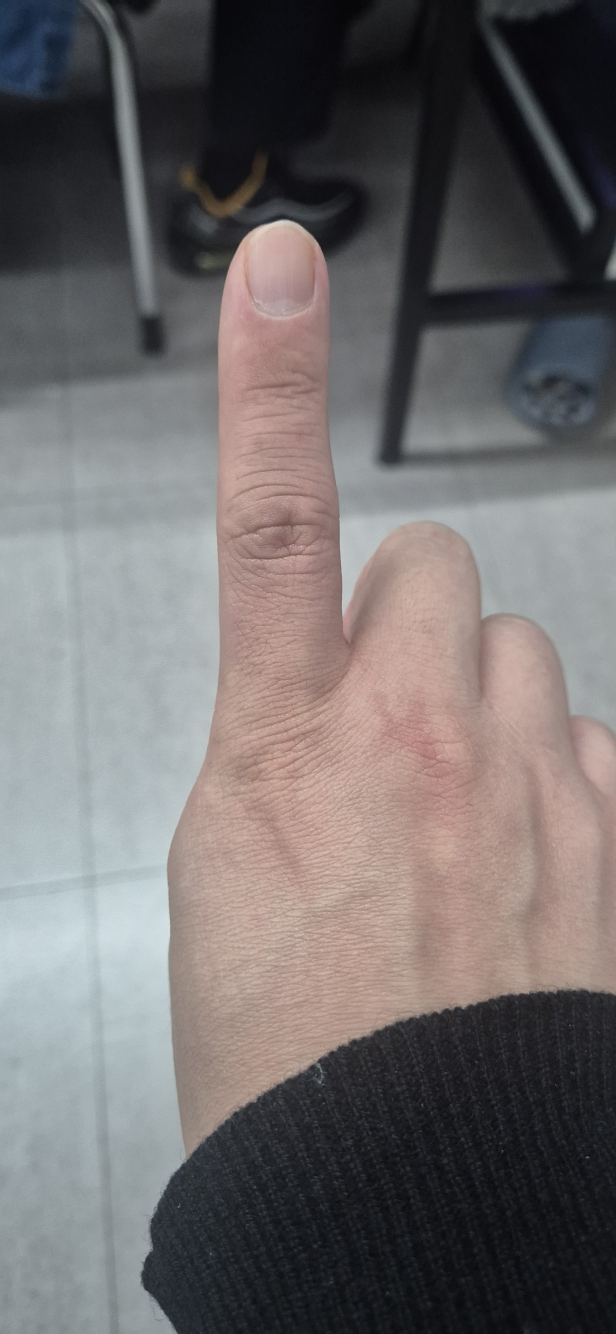
#> input picture samples/1/KakaoTalk_20261027_144542531_20.jpg, 1848 x 4000 px (shown at 1/3 size); its folder holds only this picture in this run
$ python finger_batch_test.py
#> lines starting #> are read from the running program, lines starting #| are printed output that depends on the picture; after the words box and inside, x2 and y2 are one past the last pixel; in counts of white or black regions, pixels touching at a corner belong together
### src/finger_counter.py
"""Count raised fingers (0-5) in a single BGR image with classical OpenCV.

Pipeline
    1. Segment skin on the Cr channel of YCrCb (Otsu, with a floor).
    2. Keep the largest external contour as the hand.
    3. Find the palm with a distance transform: the peak is the palm center and
       its value is the palm radius ``r``. Every later rule is relative to ``r``,
       so the logic does not depend on how far the hand is from the camera.
    4. Sample rings at 1.5r-2.3r around the palm. Each contiguous on-hand run on a
       ring is a finger crossing it. A run must also appear on the next ring in
       the same direction (rejects folded knuckles), and runs pointing downward
       are treated as the wrist.

Convexity defects are computed as a second opinion. They cannot tell 0 from 1
(no valleys in either case), so the final count comes from ring sampling.
"""

import math

import cv2
import numpy as np

SEGMENT_MODES = ("skin", "dark_bg", "light_bg")

# Skin pixels sit well above this on the Cr channel. Without a floor, Otsu
# happily splits an empty background into two classes and invents a "hand".
SKIN_CR_MIN = 135
MIN_HAND_AREA_RATIO = 0.03

CIRCLE_SCALES = (1.5, 1.75, 2.0, 2.3)
CIRCLE_SAMPLES = 360
MATCH_ANGLE = 15.0          # max direction change of a finger between two rings (deg)

# Run width relative to r. The upper bound is loose on purpose: a sleeve covering
# the lower palm shrinks r, and real fingers then measure up to ~1.6r.
MIN_FINGER_WIDTH = 0.12
MAX_FINGER_WIDTH = 2.0

# Runs centered in this cone (image y grows downward, 90 deg = straight down) are
# the wrist or forearm. Width alone failed on photos where a sleeve cut the wrist
# diagonally and left a finger-sized strip; direction is the stable signal.
WRIST_CONE = (45.0, 135.0)

DEFECT_MAX_ANGLE = 90.0
DEFECT_MIN_DEPTH = 0.45     # relative to r


def _check_bgr(image: np.ndarray) -> None:
    if image is None or image.size == 0 or image.ndim != 3 or image.shape[2] != 3:
        raise ValueError("expected a non-empty BGR image")


def _odd(value: float, minimum: int = 3) -> int:
    v = max(minimum, int(value))
    return v if v % 2 else v + 1


def _angle_gap(a: float, b: float) -> float:
    gap = abs(a - b) % 360
    return min(gap, 360 - gap)


def segment_hand(roi: np.ndarray, mode: str = "skin") -> tuple[np.ndarray, float]:
    """Return a binary hand mask and the threshold that produced it.

    ``skin`` thresholds the Cr channel, which stays high on skin regardless of
    brightness. ``dark_bg`` / ``light_bg`` fall back to grayscale Otsu for plain
    backgrounds where color is unreliable.
    """
    _check_bgr(roi)
    if mode not in SEGMENT_MODES:
        raise ValueError(f"mode must be one of {SEGMENT_MODES}")

    blurred = cv2.GaussianBlur(roi, (5, 5), 0)

    if mode == "skin":
        cr = cv2.cvtColor(blurred, cv2.COLOR_BGR2YCrCb)[:, :, 1]
        otsu_value, _ = cv2.threshold(cr, 0, 255, cv2.THRESH_BINARY + cv2.THRESH_OTSU)
        value = max(otsu_value, SKIN_CR_MIN)
        _, binary = cv2.threshold(cr, value, 255, cv2.THRESH_BINARY)
    else:
        gray = cv2.cvtColor(blurred, cv2.COLOR_BGR2GRAY)
        flag = cv2.THRESH_BINARY if mode == "dark_bg" else cv2.THRESH_BINARY_INV
        value, binary = cv2.threshold(gray, 0, 255, flag + cv2.THRESH_OTSU)

    # Kernel scales with the image so the same settings work from 480p to 4K.
    k = _odd(min(roi.shape[:2]) / 100)
    kernel = cv2.getStructuringElement(cv2.MORPH_ELLIPSE, (k, k))
    opened = cv2.morphologyEx(binary, cv2.MORPH_OPEN, kernel, iterations=1)
    cleaned = cv2.morphologyEx(opened, cv2.MORPH_CLOSE, kernel, iterations=2)
    return cleaned, float(value)


def find_hand(mask: np.ndarray) -> tuple[np.ndarray | None, np.ndarray | None]:
    """Return the largest contour and a filled mask of it, or (None, None)."""
    contours, _ = cv2.findContours(mask, cv2.RETR_EXTERNAL, cv2.CHAIN_APPROX_NONE)
    if not contours:
        return None, None
    largest = max(contours, key=cv2.contourArea)
    if cv2.contourArea(largest) < mask.size * MIN_HAND_AREA_RATIO:
        return None, None
    hand_mask = np.zeros_like(mask)
    cv2.drawContours(hand_mask, [largest], -1, 255, cv2.FILLED)
    return largest, hand_mask


def palm_circle(hand_mask: np.ndarray) -> tuple[tuple[int, int], float]:
    """Largest inscribed circle of the hand. Fingers and wrist are thinner than
    the palm, so the distance-transform peak lands on the palm."""
    dist = cv2.distanceTransform(hand_mask, cv2.DIST_L2, 5)
    _, radius, _, center = cv2.minMaxLoc(dist)
    return (int(center[0]), int(center[1])), float(radius)


def count_by_circle(hand_mask: np.ndarray, center: tuple[int, int],
                    palm_radius: float, scale: float) -> tuple[int, list[dict], float]:
    """Find finger-like runs on one ring of radius ``palm_radius * scale``."""
    h, w = hand_mask.shape
    radius = palm_radius * scale
    angles = np.arange(CIRCLE_SAMPLES) * (2 * math.pi / CIRCLE_SAMPLES)
    xs = np.round(center[0] + radius * np.cos(angles)).astype(int)
    ys = np.round(center[1] + radius * np.sin(angles)).astype(int)
    inside = (xs >= 0) & (xs < w) & (ys >= 0) & (ys < h)
    on_hand = np.zeros(CIRCLE_SAMPLES, dtype=bool)
    on_hand[inside] = hand_mask[ys[inside], xs[inside]] > 0

    if on_hand.all() or not on_hand.any():
        return 0, [], radius

    # The ring wraps around; start scanning from an off-hand sample so a run
    # crossing angle 0 is not split in two.
    shift = int(np.argmin(on_hand))
    rolled = np.roll(on_hand, -shift)

    arc_per_sample = 2 * math.pi * radius / CIRCLE_SAMPLES
    fingers = []
    i = 0
    while i < CIRCLE_SAMPLES:
        if not rolled[i]:
            i += 1
            continue
        start = i
        while i < CIRCLE_SAMPLES and rolled[i]:
            i += 1
        length = i - start
        width_ratio = length * arc_per_sample / palm_radius
        mid = (start + length / 2 + shift) % CIRCLE_SAMPLES
        mid_deg = mid * 360 / CIRCLE_SAMPLES
        is_wrist = WRIST_CONE[0] <= mid_deg <= WRIST_CONE[1]
        if MIN_FINGER_WIDTH <= width_ratio <= MAX_FINGER_WIDTH and not is_wrist:
            a = mid * 2 * math.pi / CIRCLE_SAMPLES
            fingers.append({
                "x": int(round(center[0] + radius * math.cos(a))),
                "y": int(round(center[1] + radius * math.sin(a))),
                "angle": round(mid_deg, 1),
                "width": round(width_ratio, 3),
            })
    return min(len(fingers), 5), fingers, radius


def count_by_circles(hand_mask: np.ndarray, center: tuple[int, int],
                     palm_radius: float) -> tuple[int, list[dict], float]:
    """Count fingers that cross two neighboring rings in the same direction.

    A single radius does not work for every hand: small rings see fingers
    merged at the base, large rings miss the thumb and pinky. Requiring a run on
    both ring i and ring i+1 also filters folded knuckles, which reach the inner
    ring but not the next one. The best ring pair wins (ties go to the inner one).
    """
    rings = [count_by_circle(hand_mask, center, palm_radius, s) for s in CIRCLE_SCALES]
    best = (0, [], rings[0][2])
    for inner, outer in zip(rings, rings[1:]):
        long_fingers = [p for p in inner[1]
                        if any(_angle_gap(p["angle"], q["angle"]) <= MATCH_ANGLE for q in outer[1])]
        if len(long_fingers) > best[0]:
            best = (min(len(long_fingers), 5), long_fingers, inner[2])
    return best


def count_by_defects(contour: np.ndarray, center: tuple[int, int],
                     palm_radius: float) -> tuple[int | None, list[tuple[int, int]]]:
    """Second opinion: valleys between fingers + 1. Returns None for 0 valleys,
    because a fist and a single finger both have none."""
    hull = cv2.convexHull(contour, returnPoints=False)
    if hull is None or len(hull) < 4:
        return None, []
    try:
        defects = cv2.convexityDefects(contour, hull)
    except cv2.error:
        return None, []
    if defects is None:
        return None, []

    valleys = []
    for s, e, f, depth in defects.reshape(-1, 4):   # (N,1,4) on OpenCV 4, (N,4) on 5
        start, end, far = contour[s][0], contour[e][0], contour[f][0]
        a = np.linalg.norm(end - start)
        b = np.linalg.norm(far - start)
        c = np.linalg.norm(end - far)
        if b == 0 or c == 0:
            continue
        cos_angle = np.clip((b ** 2 + c ** 2 - a ** 2) / (2 * b * c), -1, 1)
        angle = math.degrees(math.acos(cos_angle))
        near_wrist = far[1] > center[1] + palm_radius * 0.5
        if angle <= DEFECT_MAX_ANGLE and depth / 256.0 >= DEFECT_MIN_DEPTH * palm_radius \
                and not near_wrist:
            valleys.append((int(far[0]), int(far[1])))

    count = min(len(valleys) + 1, 5) if valleys else None
    return count, valleys


def count_fingers(roi: np.ndarray, mode: str = "skin") -> dict:
    """Run the full pipeline on one image.

    ``status`` is ``COUNTED`` or ``NO_HAND``. ``fingers`` is the ring-sampling
    count used for decisions; ``defect_fingers`` is shown for comparison only.
    """
    mask, threshold = segment_hand(roi, mode)
    contour, hand_mask = find_hand(mask)
    result = {
        "status": "NO_HAND", "fingers": None, "defect_fingers": None,
        "threshold": round(threshold, 1), "area_ratio": 0.0,
        "center": None, "palm_radius": None, "circle_radius": None,
        "finger_points": [], "valleys": [], "contour": None, "mask": mask,
    }
    if contour is None:
        return result

    center, palm_radius = palm_circle(hand_mask)
    if palm_radius < 3:
        return result

    fingers, points, circle_radius = count_by_circles(hand_mask, center, palm_radius)
    defect_fingers, valleys = count_by_defects(contour, center, palm_radius)

    result.update(
        status="COUNTED", fingers=fingers, defect_fingers=defect_fingers,
        area_ratio=round(cv2.contourArea(contour) / mask.size, 4),
        center=center, palm_radius=round(palm_radius, 1),
        circle_radius=round(circle_radius, 1),
        finger_points=points, valleys=valleys, contour=contour, mask=hand_mask,
    )
    return result


def draw_result(image: np.ndarray, result: dict, offset: tuple[int, int] = (0, 0)) -> None:
    """Overlay contour (green), palm (blue), counting ring (yellow), fingers (red)
    and valleys (purple). ``offset`` is the ROI origin inside ``image``."""
    if result["status"] != "COUNTED":
        return
    ox, oy = offset
    contour = result["contour"] + np.array([ox, oy])
    cx, cy = result["center"][0] + ox, result["center"][1] + oy
    cv2.drawContours(image, [contour], -1, (0, 220, 0), 2)
    cv2.circle(image, (cx, cy), int(result["palm_radius"]), (255, 140, 0), 2)
    cv2.circle(image, (cx, cy), int(result["circle_radius"]), (0, 220, 255), 1, cv2.LINE_AA)
    for v in result["valleys"]:
        cv2.circle(image, (v[0] + ox, v[1] + oy), 5, (200, 0, 200), -1)
    for i, p in enumerate(result["finger_points"], start=1):
        pt = (p["x"] + ox, p["y"] + oy)
        cv2.circle(image, pt, 7, (0, 0, 255), -1)
        cv2.putText(image, str(i), (pt[0] + 8, pt[1] - 8),
                    cv2.FONT_HERSHEY_SIMPLEX, 0.55, (0, 0, 255), 2)

### src/finger_batch_test.py
"""Offline evaluation on a labeled image folder.

Layout (folder name = ground-truth finger count)::

    samples/
    ├── 1/  a.jpg b.jpg ...
    ├── 2/
    └── 5/

The whole image is inspected (no ROI). Phone photos are downscaled so the long
side is at most ``--max-side`` px: full 12 MP frames are slow and do not resemble
the 720p-1080p frames the live system sees.

Examples::

    python -m src.finger_batch_test
    python -m src.finger_batch_test --dir samples/fingers_demo
    python -m src.finger_batch_test --mode light_bg
"""

import argparse
import csv
from collections import Counter, defaultdict
from pathlib import Path

import cv2

from src.finger_counter import SEGMENT_MODES, count_fingers, draw_result

ROOT = Path(__file__).resolve().parents[1]
IMAGE_EXTENSIONS = {".jpg", ".jpeg", ".png", ".bmp"}


def parse_args():
    parser = argparse.ArgumentParser(description="Evaluate the finger counter on a labeled folder")
    parser.add_argument("--dir", type=Path, default=ROOT / "samples")
    parser.add_argument("--mode", choices=SEGMENT_MODES, default="skin")
    parser.add_argument("--max-side", type=int, default=1280,
                        help="downscale so the long side is at most this many px (0 = keep original)")
    parser.add_argument("--out", type=Path, default=ROOT / "outputs" / "finger_batch")
    parser.add_argument("--report", type=Path, default=ROOT / "reports" / "finger_batch_results.csv")
    return parser.parse_args()


def collect(sample_dir: Path) -> list[tuple[int, Path]]:
    items = []
    for folder in sorted(p for p in sample_dir.iterdir() if p.is_dir() and p.name.isdigit()):
        expected = int(folder.name)
        for path in sorted(folder.iterdir()):
            if path.suffix.lower() in IMAGE_EXTENSIONS:
                items.append((expected, path))
    return items


def print_confusion(confusion: Counter, labels: list) -> None:
    preds = sorted({p for _, p in confusion}, key=lambda v: (isinstance(v, str), v))
    width = max(len(str(p)) for p in preds) + 2
    print("Confusion matrix (rows = expected, cols = predicted)")
    print(" " * 6 + "".join(f"{str(p):>{width}}" for p in preds))
    for e in labels:
        print(f"{e:>6}" + "".join(f"{confusion[(e, p)] or '.':>{width}}" for p in preds))


def main():
    args = parse_args()
    if not args.dir.exists():
        raise SystemExit(f"sample folder not found: {args.dir}\n"
                         "for synthetic data run: python -m src.make_demo_hands")

    items = collect(args.dir)
    if not items:
        raise SystemExit(f"no images under numbered folders (0-5) in {args.dir}")

    args.out.mkdir(parents=True, exist_ok=True)
    args.report.parent.mkdir(parents=True, exist_ok=True)

    rows = []
    per_class = defaultdict(lambda: [0, 0])     # expected -> [correct, total]
    confusion = Counter()
    for expected, path in items:
        image = cv2.imread(str(path))
#> image is the input picture: shape (4000, 1848, 3); mean B, G, R 108.4, 108.1, 112.6
        if image is None:
            print("unreadable:", path)
            continue

        longest = max(image.shape[:2])
        if args.max_side and longest > args.max_side:
            scale = args.max_side / longest
            image = cv2.resize(image, None, fx=scale, fy=scale, interpolation=cv2.INTER_AREA)
#> image: shape (1280, 591, 3)

        result = count_fingers(image, args.mode)
#> in segment_hand, `cr = cv2.cvtColor(blurred, cv2.COLOR_BGR2YCrCb)[:, :, 1]`:
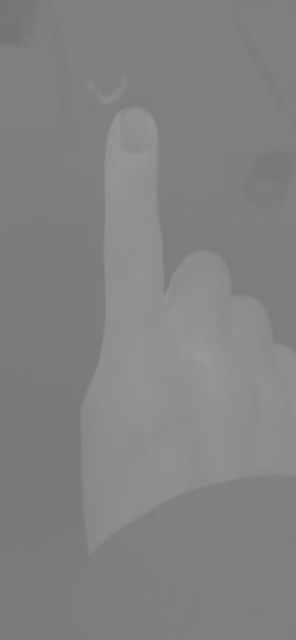
#> cr: shape (1280, 591) (shown at 1/2 size); min 115, max 153, mean 130.2
#> in segment_hand, `otsu_value, _ = cv2.threshold(cr, 0, 255, cv2.THRESH_BINARY + cv2.THRE..`: otsu_value = 134
#> in segment_hand, `value = max(otsu_value, SKIN_CR_MIN)`: value = 135
#> in segment_hand, `_, binary = cv2.threshold(cr, value, 255, cv2.THRESH_BINARY)`:
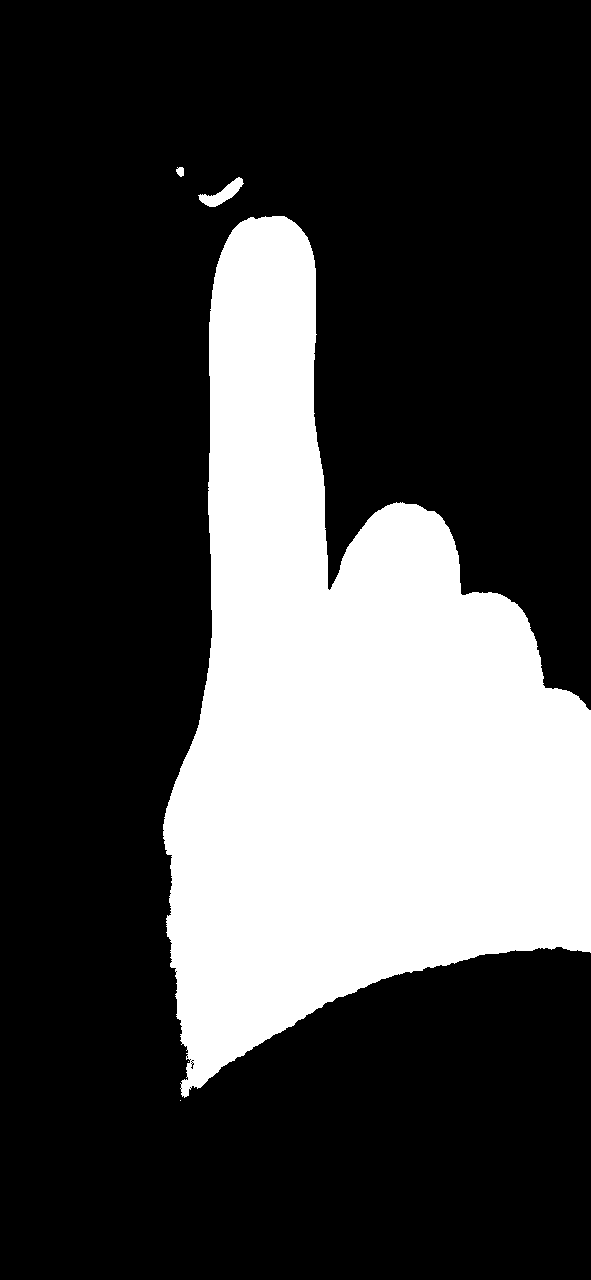
#> binary: shape (1280, 591); 27.3% white; 5 white regions (2 under 20 px), largest, box (x1, y1, x2, y2) and area: (163, 216, 591, 1098) 206233, (198, 177, 244, 207) 530, (176, 167, 184, 177) 62
#> in find_hand, `contours, _ = cv2.findContours(mask, cv2.RETR_EXTERNAL, cv2.CHAIN_APPR..`: contours = 3 contours; box (x1, y1, x2, y2) and area: (163, 216, 591, 1097) 205102, (199, 177, 243, 207) 476, (176, 167, 184, 177) 45
#> in find_hand, `largest = max(contours, key=cv2.contourArea)`: largest = contour of 2367 points, box (x1, y1, x2, y2) (163, 216, 591, 1097), area 205102
#> in count_fingers, `contour, hand_mask = find_hand(mask)`: contour has the same summary as largest in find_hand
#> in palm_circle, `_, radius, _, center = cv2.minMaxLoc(dist)`: radius = 191.8; center = (378, 784)
#> in count_fingers, `center, palm_radius = palm_circle(hand_mask)`: palm_radius = 191.8
#> in count_by_circles, `rings = [count_by_circle(hand_mask, center, palm_radius, s) for s in C..`: rings = 4 items
#> in count_by_circles, `best = (0, [], rings[0][2])`: best = (0, [], 287.7)
#> the loop in count_by_circles, `for inner, outer in zip(rings, rings[1:]):` made 3 passes
#> in count_fingers, `fingers, points, circle_radius = count_by_circles(hand_mask, center, p..`: fingers = 1; points = 1 item; circle_radius = 287.7
#> in count_by_defects, `hull = cv2.convexHull(contour, returnPoints=False)`: hull = 26 values, max 2348 at index 0, min 0 at index 25, mean 890.8
#> in count_by_defects, `defects = cv2.convexityDefects(contour, hull)`: defects = 21 rows, first 6: [2348, 0, 2361, 256], [0, 15, 8, 630], [15, 25, 16, 114], [33, 38, 36, 176], [38, 48, 39, 114], [48, 55, 50, 202]
#> the loop in count_by_defects, `for s, e, f, depth in defects.reshape(-1, 4):` made 21 passes
#> (s, e, f, depth, start, end, far, a) on passes 1 to 4: (2348, 0, 2361, 256, [284, 216], [265, 216], [271, 217], 19), (0, 15, 8, 630, [265, 216], [250, 217], [257, 219], 15.03), (15, 25, 16, 114, [250, 217], [240, 222], [249, 218], 11.18), (33, 38, 36, 176, [232, 230], [229, 235], [231, 233], 5.83)
#> after the loop in count_by_defects, `for s, e, f, depth in defects.reshape(-1, 4):`: valleys = []
#> result = 12 items
        predicted = result["fingers"] if result["status"] == "COUNTED" else "NO_HAND"
#> predicted = 1
        is_correct = predicted == expected
#> is_correct = True
        per_class[expected][0] += is_correct
        per_class[expected][1] += 1
        confusion[(expected, predicted)] += 1

        view = image.copy()
        draw_result(view, result)
#> in draw_result, `contour = result["contour"] + np.array([ox, oy])`: contour = 2367 rows, first 8: [265, 216], [264, 217], [263, 217], [262, 217], [261, 217], [260, 218], [259, 218], [258, 218]
#> in draw_result, `cx, cy = result["center"][0] + ox, result["center"][1] + oy`: cx = 378; cy = 784
#> the loop in draw_result, `for i, p in enumerate(result["finger_points"], start=1):` made 1 pass
#> (i, p) on pass 1: (1, {'x': 268, 'y': 518, 'angle': 247.5, 'width': 0.654})
        cv2.putText(view, f"expected {expected} / predicted {predicted}", (10, 30),
                    cv2.FONT_HERSHEY_SIMPLEX, 0.7, (0, 200, 0) if is_correct else (0, 0, 255), 2)
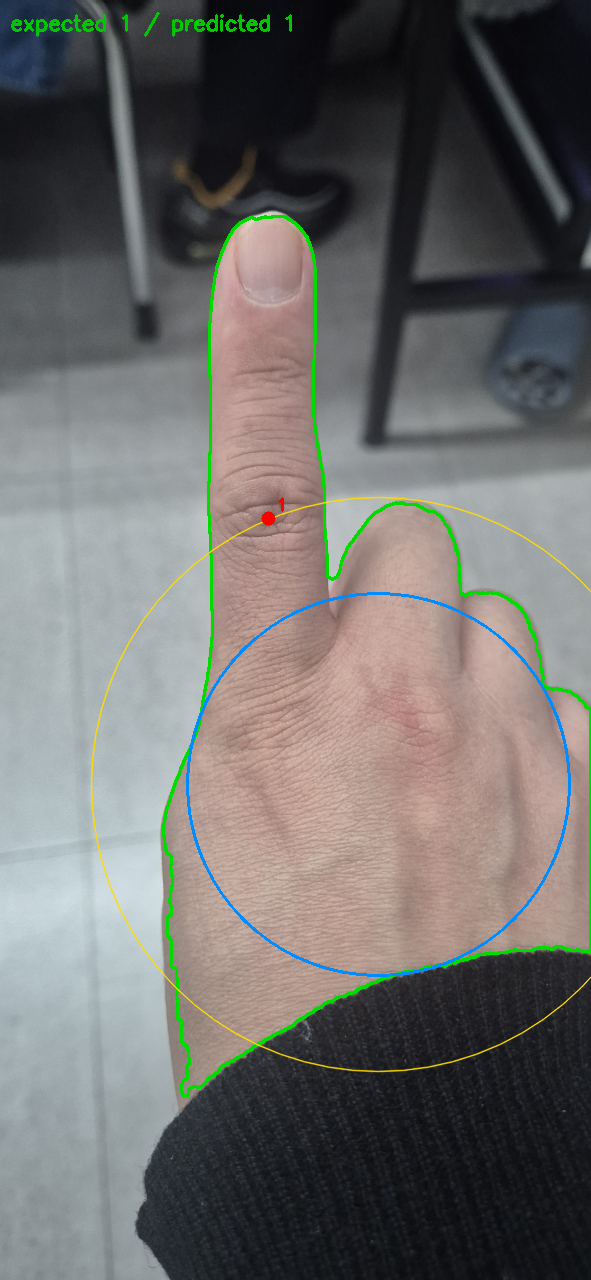
#> view: shape (1280, 591, 3); mean B, G, R 107.1, 109.4, 110.5
        cv2.imwrite(str(args.out / f"{expected}_{path.stem}_result.jpg"), view)

        rows.append({
            "file": f"{expected}/{path.name}",
            "expected": expected,
            "predicted": predicted,
            "correct": is_correct,
            "defect_fingers": result["defect_fingers"],
            "threshold": result["threshold"],
            "area_ratio": result["area_ratio"],
            "palm_radius": result["palm_radius"],
            "finger_widths": " ".join(str(p["width"]) for p in result["finger_points"]),
        })

    if not rows:
        raise SystemExit("no readable images")

    with args.report.open("w", newline="", encoding="utf-8-sig") as file:
        writer = csv.DictWriter(file, fieldnames=list(rows[0].keys()))
        writer.writeheader()
        writer.writerows(rows)

    total = len(rows)
#> total = 2
    correct = sum(r["correct"] for r in rows)
#> correct = 1
    print(f"Images:   {total}")
#| Images:   2
    print(f"Correct:  {correct}")
#| Correct:  1
    print(f"Accuracy: {correct / total:.3f}")
#| Accuracy: 0.500
    print()
    for n in sorted(per_class):
        hit, count = per_class[n]
        print(f"  {n}: {hit}/{count}")
#> this loop made 2 passes
#> (hit, count) on passes 1 to 2: (1, 1), (0, 1)
#> (printed output is left out)
    print()
    print_confusion(confusion, sorted(per_class))
#> in print_confusion, `preds = sorted({p for _, p in confusion}, key=lambda v: (isinstance(v,..`: preds = [1, 3]
#> in print_confusion, `width = max(len(str(p)) for p in preds) + 2`: width = 3
#|         1  3
#> the loop in print_confusion, `for e in labels:` made 2 passes
#|      1  1  .
#|      2  .  1

    wrong = [r for r in rows if not r["correct"]]
#> wrong = 1 item
    if wrong:
        print()
        print("Misclassified")
        for r in wrong:
            print(f"  {r['file']}: predicted {r['predicted']} (run widths {r['finger_widths'] or '-'})")
#> this loop made 1 pass
#|   2/KakaoTalk_20261027_144542531_15.jpg: predicted 3 (run widths 1.152 0.812 0.681)
    print()
    print("CSV:   ", args.report)
    print("Images:", args.out)


if __name__ == "__main__":
    main()
